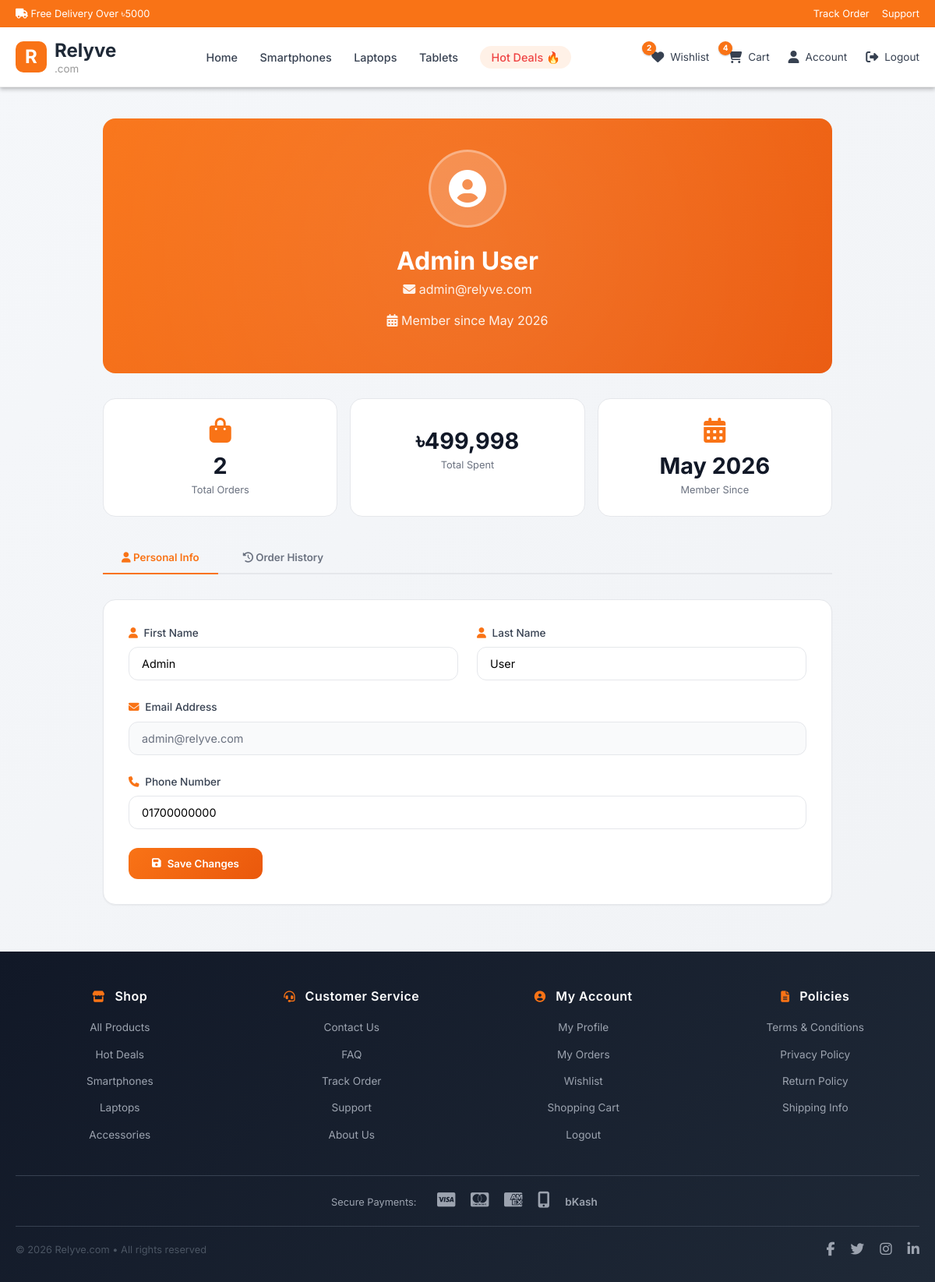
The app's page /profile.php (signed in) with its own data.
### tables this page shows
CREATE TABLE `users` (
  `id` int(11) NOT NULL,
  `first_name` varchar(100) NOT NULL,
  `last_name` varchar(100) NOT NULL,
  `email` varchar(150) NOT NULL,
  `phone` varchar(20) NOT NULL,
  `password` varchar(255) NOT NULL,
  `role` enum('user','admin') DEFAULT 'user',
  `reset_token` varchar(255) DEFAULT NULL,
  `reset_expires` datetime DEFAULT NULL,
  `created_at` timestamp NOT NULL DEFAULT current_timestamp()
);

### profile.php (the view, shortened to what this page needs)
<?php
include_once 'includes/navbar.php';
include_once 'config/db_connect.php';
$user_id = $_SESSION['user_id'];
$user_sql = "SELECT * FROM users WHERE id = $user_id";
$user_result = mysqli_query($conn, $user_sql);
$user = mysqli_fetch_assoc($user_result);
$total_orders = mysqli_fetch_assoc(mysqli_query($conn, "SELECT COUNT(*) as count FROM orders WHERE user_id = $user_id"))['count'];
$total_spent = mysqli_fetch_assoc(mysqli_query($conn, "SELECT SUM(total_amount) as total FROM orders WHERE user_id = $user_id AND order_status != 'cancelled'"))['total'] ?? 0;
$member_since = date('F Y', strtotime($user['created_at']));
?>
<!DOCTYPE html>
<html lang="en">
<head>
    <link rel="stylesheet" href="https://cdnjs.cloudflare.com/ajax/libs/font-awesome/6.6.0/css/all.min.css">
    <link rel="stylesheet" href="assets/css/style.css">
</head>
<body>
<main>
    <div class="profile-container">
        <div class="profile-header">
            <div class="profile-avatar">
                <i class="fas fa-user-circle"></i>
            </div>
            <h2><?php echo htmlspecialchars($user['first_name'] . ' ' . $user['last_name']); ?></h2>
            <p><i class="fas fa-envelope"></i> <?php echo htmlspecialchars($user['email']); ?></p>
            <p><i class="fas fa-calendar-alt"></i> Member since <?php echo $member_since; ?></p>
        </div>
        <div class="stats-grid">
            <div class="stat-card">
                <i class="fas fa-shopping-bag"></i>
                <span class="stat-value"><?php echo $total_orders; ?></span>
                <span class="stat-label">Total Orders</span>
            </div>
            <div class="stat-card">
                <span class="stat-value">৳<?php echo number_format($total_spent); ?></span>
                <span class="stat-label">Total Spent</span>
            </div>
            <div class="stat-card">
                <i class="fas fa-calendar-alt"></i>
                <span class="stat-value"><?php echo $member_since; ?></span>
                <span class="stat-label">Member Since</span>
            </div>
        </div>
        <div class="profile-tabs">
            <button class="tab-btn active" data-tab="info">
                <i class="fas fa-user"></i> Personal Info
            </button>
            <button class="tab-btn" data-tab="orders">
                <i class="fas fa-history"></i> Order History
            </button>
        </div>
        <div class="tab-content active" id="info-tab">
            <form method="POST">
                <div class="form-row">
                    <div class="form-group">
                        <label><i class="fas fa-user"></i> First Name</label>
                        <input type="text" name="first_name" value="<?php echo htmlspecialchars($user['first_name']); ?>" required>
                    </div>
                    <div class="form-group">
                        <label><i class="fas fa-user"></i> Last Name</label>
                        <input type="text" name="last_name" value="<?php echo htmlspecialchars($user['last_name']); ?>" required>
                    </div>
                </div>
                <div class="form-group">
                    <label><i class="fas fa-envelope"></i> Email Address</label>
                    <input type="email" value="<?php echo htmlspecialchars($user['email']); ?>" disabled>
                </div>
                <div class="form-group">
                    <label><i class="fas fa-phone"></i> Phone Number</label>
                    <input type="tel" name="phone" value="<?php echo htmlspecialchars($user['phone']); ?>" required>
                </div>
                <button type="submit" name="update_profile" class="save-btn">
                    <i class="fas fa-save"></i> Save Changes
                </button>
            </form>
        </div>
    </div>
</main>
<?php include_once 'includes/footer.php'; ?>
</body>
</html>

### assets/css/style.css (style rules this page uses)
:root { --primary: #f97316; --primary-dark: #ea580c; --primary-light: #ffedd5; --secondary: #3b82f6; --success: #22c55e; --danger: #ef4444; --warning: #f59e0b; --info: #06b6d4; --white: #ffffff; --gray-50: #f9fafb; --gray-100: #f3f4f6; --gray-200: #e5e7eb; --gray-300: #d1d5db; --gray-400: #9ca3af; --gray-500: #6b7280; --gray-600: #4b5563; --gray-700: #374151; --gray-800: #1f2937; --gray-900: #111827; --black: #000000; --bg: #f8fafc; --bg-dark: #f1f5f9; --font-family: 'Inter', -apple-system, BlinkMacSystemFont, sans-serif; --spacing-xs: 0.25rem; --spacing-sm: 0.5rem; --spacing-md: 1rem; --spacing-lg: 1.5rem; --spacing-xl: 2rem; --spacing-2xl: 2.5rem; --spacing-3xl: 3rem; --spacing-4xl: 4rem; --radius-sm: 0.375rem; --radius-md: 0.5rem; --radius-lg: 0.75rem; --radius-xl: 1rem; --radius-2xl: 1.5rem; --radius-3xl: 2rem; --radius-full: 9999px; --shadow-sm: 0 1px 2px 0 rgba(0, 0, 0, 0.05); --shadow-md: 0 4px 6px -1px rgba(0, 0, 0, 0.1); --shadow-lg: 0 10px 15px -3px rgba(0, 0, 0, 0.1); --shadow-xl: 0 20px 25px -5px rgba(0, 0, 0, 0.1); --shadow-2xl: 0 25px 50px -12px rgba(0, 0, 0, 0.25); --transition-fast: 150ms ease; --transition: all 0.3s cubic-bezier(0.4, 0, 0.2, 1); --transition-slow: 500ms ease; --container-width: 1280px; --header-height: 80px; }
* { margin: 0; padding: 0; box-sizing: border-box; }
html { font-size: 16px; scroll-behavior: smooth; }
body { font-family: var(--font-family); font-size: 1rem; line-height: 1.5; color: var(--gray-800); background: linear-gradient(135deg, #f5f7fa 0%, #f0f2f5 100%); overflow-x: hidden; }
h1, h2, h3, h4, h5, h6 { font-weight: 700; line-height: 1.2; color: var(--gray-900); margin-bottom: var(--spacing-md); }
h2 { font-size: 2rem; }
p { margin-bottom: var(--spacing-md); color: var(--gray-600); }
button { cursor: pointer; border: none; background: none; font-family: inherit; }
.form-group { margin-bottom: var(--spacing-lg); }
.form-row { display: grid; grid-template-columns: repeat(2, 1fr); gap: var(--spacing-md); }

### records on screen
users: first_name+last_name "Admin User", email "admin@relyve.com", created_at "May 2026", first_name "Admin", last_name "User", phone "01700000000"

### other values on screen
$wishlist_count "2"
$cart_count "4"
$total_orders "2"
$total_spent "499,998"
